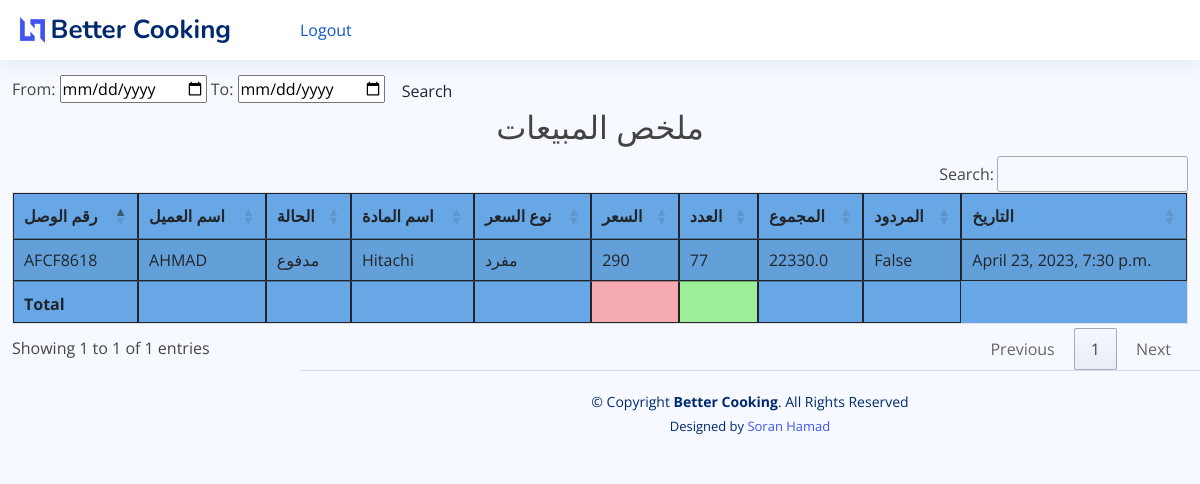
Page /sales_report on the earlier database version.
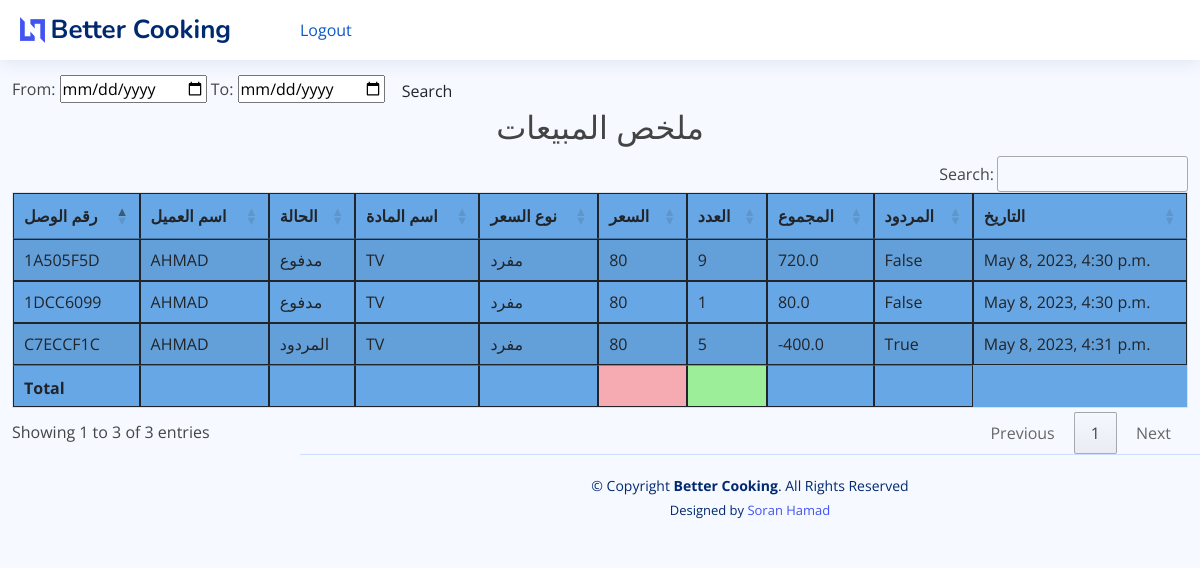
Same page on the later database version.
### core/models.py (models this page shows, shortened)
class SaleItem(models.Model):
    sales_invoice = models.ForeignKey(SaleInvoice, on_delete=models.CASCADE)
    item = models.ForeignKey(Item, on_delete=models.CASCADE)
    qty = models.PositiveSmallIntegerField(default=1)
    total_amt = models.FloatField(editable=False, default=0)
    sale_date = models.DateTimeField(auto_now_add=True)
    is_returned = models.BooleanField(default=False)
    class Meta:
        verbose_name_plural = '9. Sales Item'

class SaleInvoice(models.Model):
    STATUS = (
        ('مدفوع', 'مدفوع'),
        ('غير مدفوع', 'غير مدفوع'),
        ('المردود', 'المردود'),
        ('الإلغاء', 'الإلغاء'),
    )
    invoice_number = models.CharField(max_length=8, unique=True, editable=False)
    customer_name = models.ForeignKey(Customer, on_delete=models.CASCADE)
    date = models.DateTimeField(auto_now_add=True)
    status = models.CharField(max_length=10, choices=STATUS, default='مدفوع', blank=True)
    class Meta:
        verbose_name_plural = '3. Sale Invoice'

class Customer(models.Model):
    customer_name = models.CharField(max_length=50, blank=True)
    customer_mobile = models.CharField(max_length=50, blank=True)
    customer_address = models.TextField(blank=True)
    city = models.CharField(max_length=50, blank=True)
    class Meta:
        verbose_name_plural = '2. Customers'
    def __str__(self):
        return self.customer_name

class Item(models.Model):
    PRICELIST = (
        ('مفرد', 'مفرد'),
        ('جملة', 'جملة'),
        ('شراء', 'شراء'),
        ('قسط', 'قسط'),
    )
    name = models.CharField(max_length=255)
    price = models.PositiveIntegerField(default=1)
    price_list = models.CharField(max_length=8, choices=PRICELIST, default='مفرد')
    class Meta:
        verbose_name_plural = 'Items'

### core/views.py (the view)
# urls.py: path('sales_report', views.sales_repoert, name="sales_report"),
def sales_repoert(request):
    s_reports = SaleItem.objects.select_related()
    myFilter = Sales_Filter(request.GET, queryset=s_reports)
    s_reports = myFilter.qs
    context = {'s_reports': s_reports, 'myFilter': myFilter}
    return render(request, 'core/reports/sales_report.html', context)

### core/templates/core/reports/sales_report.html (shortened to what this page needs)
{% extends 'core/base.html' %}
{% block content %}
    <br>
    <br> <br>
    <form class="form-a">
        From: <input type="date" value={{ myFilter.form.max_date }}</input>
        To: <input type="date" value={{ myFilter.form.min_date }}</input>
        <button type="submit" class="btn btn-b">Search</button>
    </form>
    <h2 class="text-center"> ملخص المبيعات </h2>
    <table id="example1" class="table table-striped" style="background-color: #68a7e5">
        <thead>
        <tr>
            <th>رقم الوصل</th>
            <th>اسم العميل</th>
            <th>الحالة</th>
            <th>اسم المادة</th>
            <th>نوع السعر</th>
            <th> السعر</th>
            <th>العدد</th>
            <th>المجموع</th>
            <th>المردود</th>
            <th>التاريخ</th>
        </tr>
        </thead>
        <tbody>
        {% for i in  s_reports %}
            <tr>
                <td>{{ i.sales_invoice.invoice_number }}</td>
                <td>{{ i.sales_invoice.customer_name }}</td>
                <td>{{ i.sales_invoice.status }}</td>
                <td>{{ i.item.name }}</td>
                <td>{{ i.item.price_list }}</td>
                <td>{{ i.item.price }}</td>
                <td>{{ i.qty }}</td>
                <td>{{ i.total_amt }}</td>
                <td>{{ i.is_returned }}</td>
                <td>{{ i.sale_date }}</td>
            </tr>
        {% endfor %}
        </tbody>
        <tfoot>
        <th></th>
        <th></th>
        <th></th>
        <th></th>
        <th></th>
        <th style="background-color: #f6aab2"></th>
        <th style="background-color: #9cee99"></th>
        <th></th>
        <th></th>
        </tfoot>
    </table>
{% endblock %}

### core/templates/core/base.html (shortened to what this page needs)
{% load static %}
<!DOCTYPE html>
<html lang="en">
{% include 'core/head.html' %}
<body>
<header id="header" class="header fixed-top d-flex align-items-center">
    <div class="d-flex align-items-center justify-content-between">
        <a href="{% url 'index' %}" class="logo d-flex align-items-center">
            <img src="{% static 'core/assets/img/logo.png' %}" alt="">
            <span class="d-none d-lg-block">Better Cooking</span>
        </a>
    </div>
    <a style="color: #0a58ca" href="{% url 'logout' %}">Logout</a>
</header>
<div class=" container-fluid">
    {% block content %}
    {% endblock %}
</div>
{% include 'core/footer.html' %}
<link rel="stylesheet" type="text/css" href="https://cdn.datatables.net/1.11.5/css/jquery.dataTables.css">
</body>
</html>

### core/templates/core/head.html (shortened to what this page needs)
{% load static %}
<head>
    <link href="{% static 'core/assets/vendor/bootstrap/css/bootstrap.min.css' %}" rel="stylesheet">
    <link href="{% static 'core/assets/vendor/bootstrap-icons/bootstrap-icons.css' %}" rel="stylesheet">
    <link href="{% static 'core/assets/vendor/boxicons/css/boxicons.min.css' %}" rel="stylesheet">
    <link href="{% static 'core/assets/vendor/quill/quill.snow.css' %}" rel="stylesheet">
    <link href="{% static 'core/assets/vendor/quill/quill.bubble.css' %}" rel="stylesheet">
    <link href="{% static 'core/assets/vendor/remixicon/remixicon.css' %}" rel="stylesheet">
    <link href="{% static 'core/assets/vendor/simple-datatables/style.css' %}" rel="stylesheet">
    <link href="{% static 'core/assets/css/style.css' %}" rel="stylesheet">
    <link rel="stylesheet" type="text/css" href="https://cdn.datatables.net/1.12.1/css/jquery.dataTables.min.css">
    <link rel="stylesheet" type="text/css" href="https://cdn.datatables.net/datetime/1.1.2/css/dataTables.dateTime.min.css">
</head>

### core/templates/core/footer.html
<footer id="footer" class="footer">
    <div class="copyright">
        &copy; Copyright <strong><span>Better Cooking</span></strong>. All Rights Reserved
    </div>
    <div class="credits">
        Designed by <a href="#"> Soran Hamad</a>
    </div>
</footer>

### static/core/assets/css/style.css (style rules this page uses)
:root { scroll-behavior: smooth; }
body { font-family: "Open Sans", sans-serif; background: #f6f9ff; color: #444444; }
a { color: #4154f1; text-decoration: none; }
h1, h2, h3, h4, h5, h6 { font-family: "Nunito", sans-serif; }
.logo { line-height: 1; }
@media (min-width: 1200px) { .logo { width: 280px; } }
.logo img { max-height: 26px; margin-right: 6px; }
.logo span { font-size: 26px; font-weight: 700; color: #012970; font-family: "Nunito", sans-serif; }
.header { transition: all 0.5s; z-index: 997; height: 60px; box-shadow: 0px 2px 20px rgba(1, 41, 112, 0.1); background-color: #fff; padding-left: 20px; }
@media (min-width: 1200px) { #main, #footer { margin-left: 300px; } }
.footer { padding: 20px 0; font-size: 14px; transition: all 0.3s; border-top: 1px solid #cddfff; }
.footer .copyright { text-align: center; color: #012970; }
.footer .credits { padding-top: 5px; text-align: center; font-size: 13px; color: #012970; }

Differences in the rows shown:
removed SaleItem: sales_invoice.invoice_number "AFCF8618", sales_invoice.customer_name "AHMAD", sales_invoice.status "مدفوع", item.name "Hitachi", item.price_list "مفرد", item.price "290", qty "77", total_amt "22330.0", is_returned "False", sale_date "April 23, 2023, 7:30 p.m."
added SaleItem: sales_invoice.invoice_number "1DCC6099", sales_invoice.customer_name "AHMAD", sales_invoice.status "مدفوع", item.name "TV", item.price_list "مفرد", item.price "80", qty "1", total_amt "80.0", is_returned "False", sale_date "May 8, 2023, 4:30 p.m."
added SaleItem: sales_invoice.invoice_number "1A505F5D", sales_invoice.customer_name "AHMAD", sales_invoice.status "مدفوع", item.name "TV", item.price_list "مفرد", item.price "80", qty "9", total_amt "720.0", is_returned "False", sale_date "May 8, 2023, 4:30 p.m."
added SaleItem: sales_invoice.invoice_number "C7ECCF1C", sales_invoice.customer_name "AHMAD", sales_invoice.status "المردود", item.name "TV", item.price_list "مفرد", item.price "80", qty "5", total_amt "-400.0", is_returned "True", sale_date "May 8, 2023, 4:31 p.m."
Other differences:
text written by a page script: "Search: Showing 1 to 1 of 1 entries Previous 1 Next" → "Search: Showing 1 to 3 of 3 entries Previous 1 Next"
